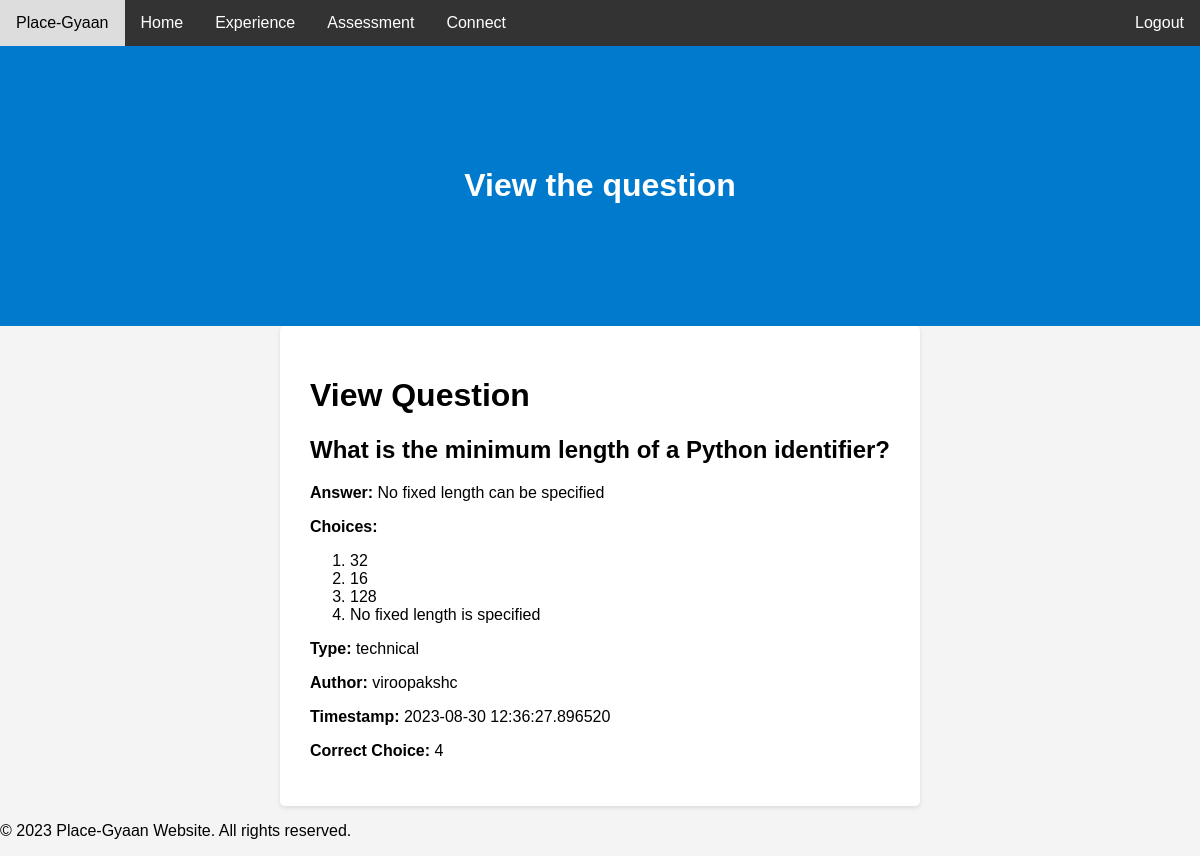
Page /view_question/7 (signed in) on the committed database.
### main/models.py (models this page shows)
class Question(Base):
	__tablename__='Question'
	id = Column(Integer, primary_key=True,autoincrement=True)
	question = Column(String(255), unique=True, nullable=False)
	answer = Column(Integer, nullable=False)
	choices = Column(String(255), nullable=False)
	type = Column(String(80), nullable=False)
	auth_id = Column(Integer, ForeignKey('User.id'), nullable=False)
	timestamp = Column(String(80), nullable=False)
	correct_choice = Column(String(80))

class User(Base, UserMixin):
    __tablename__ = 'User'
    id = Column(Integer, primary_key=True,autoincrement=True)
    email = Column(String(255), unique=True)
    username = Column(String(255), unique=False, nullable=True)
    password = Column(String(255), nullable=False)
    active = Column(Boolean())
    fs_uniquifier = Column(String(64), unique=True, nullable=False)
    attributes=Column(MutableList.as_mutable(AsaList()),nullable=False)
    roles = relationship('Role', secondary='RolesUsers',
                         backref=backref('Users', lazy='dynamic'))

### main/controllers.py (the view)
@app.route('/view_question/<int:question_id>')
@auth_required()
def view_question(question_id):
    question = Question.query.get(question_id)
    user=User.query.filter_by(id=question.auth_id).first()
    return render_template('view_question.html', question=question,username=user.username)

### main/templates/view_question.html (shortened to what this page needs)
{% extends "whole.html" %}
{% block welcome %}
<div class="header">
        <h1>View the question</h1>
    </div>
{% endblock %}
{% block content %}
<div class="question-id-container">
    <h1>View Question</h1>
    <h2>{{ question.question }}</h2>
    <p><strong>Answer:</strong> {{ question.answer }}</p>
    <strong>Choices:</strong>
    <ol>
    {% for choice in question.choices.split(",") %}
        <li> {{ choice }}</li>
    {% endfor %}
    </ol>
    <p><strong>Type:</strong> {{ question.type }}</p>
    <p><strong>Author:</strong> {{ username }}</p>
    <p><strong>Timestamp:</strong> {{ question.timestamp }}</p>
    <p><strong>Correct Choice:</strong> {{ question.correct_choice or "Not specified" }}</p>
</div>
{% endblock %}

### main/templates/view_question.html (style rules this page uses)
.question-id-container { max-width: 800px; margin: 0 auto; padding: 30px; background-color: #fff; border-radius: 5px; box-shadow: 0 2px 4px rgba(0, 0, 0, 0.1); }

### main/templates/whole.html (style rules this page uses)
body { font-family: Arial, sans-serif; margin: 0; padding: 0; background-color: #f4f4f4; }
.header { text-align: center; padding: 100px; background-color: #007ACC; }
.header h1 { color: white; }

### rows in the picture
Question: question "What is the minimum length of a Python identifier?", answer "No fixed length can be specified", type "technical", timestamp "2023-08-30 12:36:27.896520", correct_choice "4"
User: username "viroopakshc"

### other values in the picture
{{ choice }} "32" "16" "128" "No fixed length is specified"
